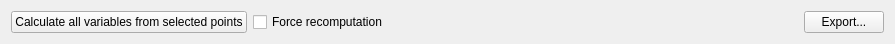
<?xml version="1.0" encoding="UTF-8"?>
<ui version="4.0">
 <class>WidgetCalculateMooPointsClass</class>
 <widget class="QWidget" name="WidgetCalculateMooPointsClass">
  <property name="geometry">
   <rect>
    <x>0</x>
    <y>0</y>
    <width>895</width>
    <height>41</height>
   </rect>
  </property>
  <property name="sizePolicy">
   <sizepolicy hsizetype="Preferred" vsizetype="Maximum">
    <horstretch>0</horstretch>
    <verstretch>0</verstretch>
   </sizepolicy>
  </property>
  <property name="windowTitle">
   <string>Form</string>
  </property>
  <layout class="QHBoxLayout" name="horizontalLayout">
   <item>
    <widget class="QPushButton" name="pushCalcSelected">
     <property name="enabled">
      <bool>true</bool>
     </property>
     <property name="text">
      <string>Calculate all variables from selected points</string>
     </property>
     <property name="flat">
      <bool>false</bool>
     </property>
    </widget>
   </item>
   <item>
    <widget class="QCheckBox" name="checkForceRecompute">
     <property name="sizePolicy">
      <sizepolicy hsizetype="Fixed" vsizetype="Fixed">
       <horstretch>0</horstretch>
       <verstretch>0</verstretch>
      </sizepolicy>
     </property>
     <property name="toolTip">
      <string>If checked, MinEIT will recompute all selected points, including those which have already been computed previously.</string>
     </property>
     <property name="text">
      <string>Force recomputation</string>
     </property>
    </widget>
   </item>
   <item>
    <spacer name="horizontalSpacer">
     <property name="orientation">
      <enum>Qt::Horizontal</enum>
     </property>
     <property name="sizeHint" stdset="0">
      <size>
       <width>40</width>
       <height>20</height>
      </size>
     </property>
    </spacer>
   </item>
   <item>
    <widget class="QPushButton" name="pushExport">
     <property name="text">
      <string>Export...</string>
     </property>
    </widget>
   </item>
  </layout>
 </widget>
 <resources/>
 <connections/>
</ui>
